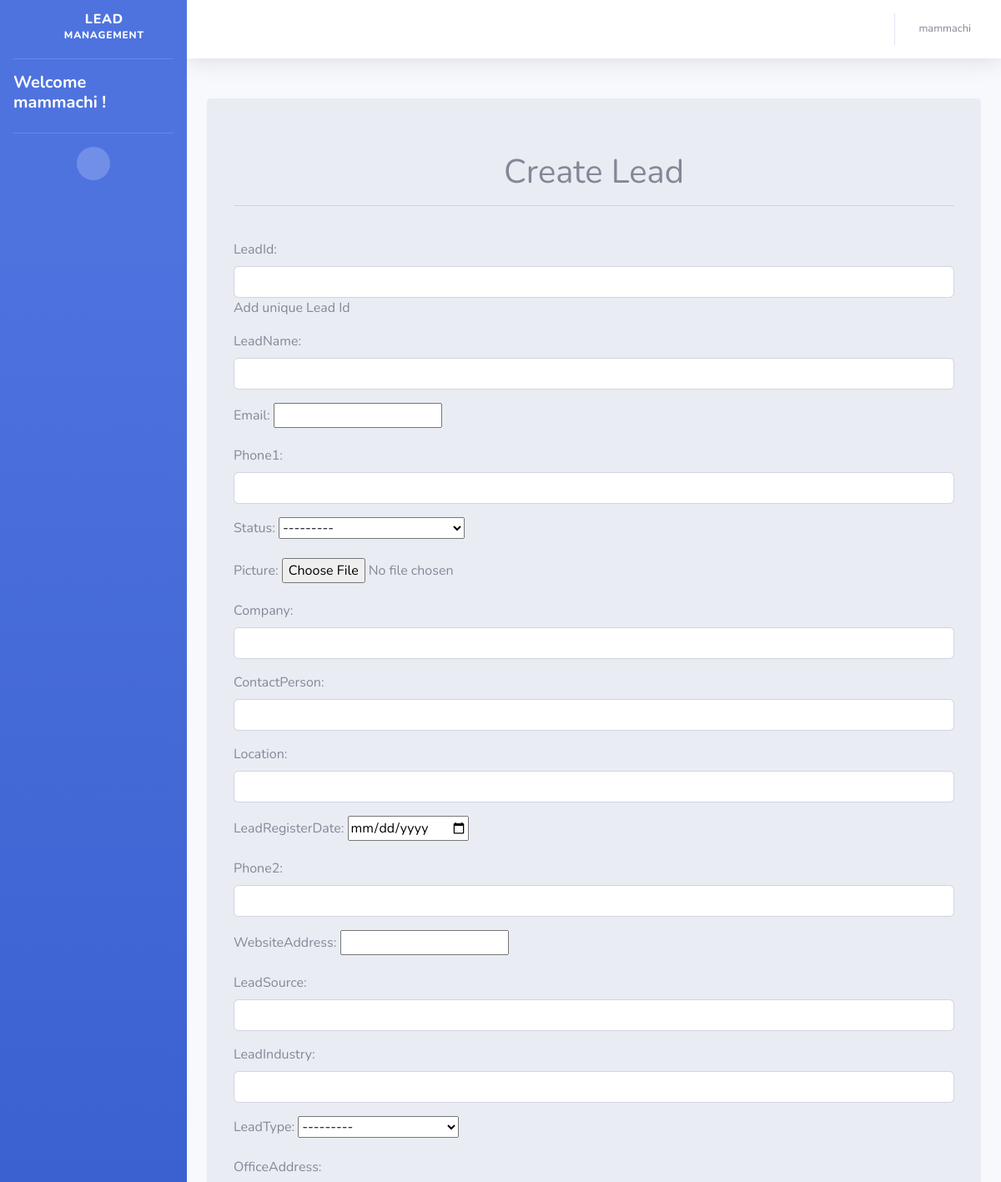
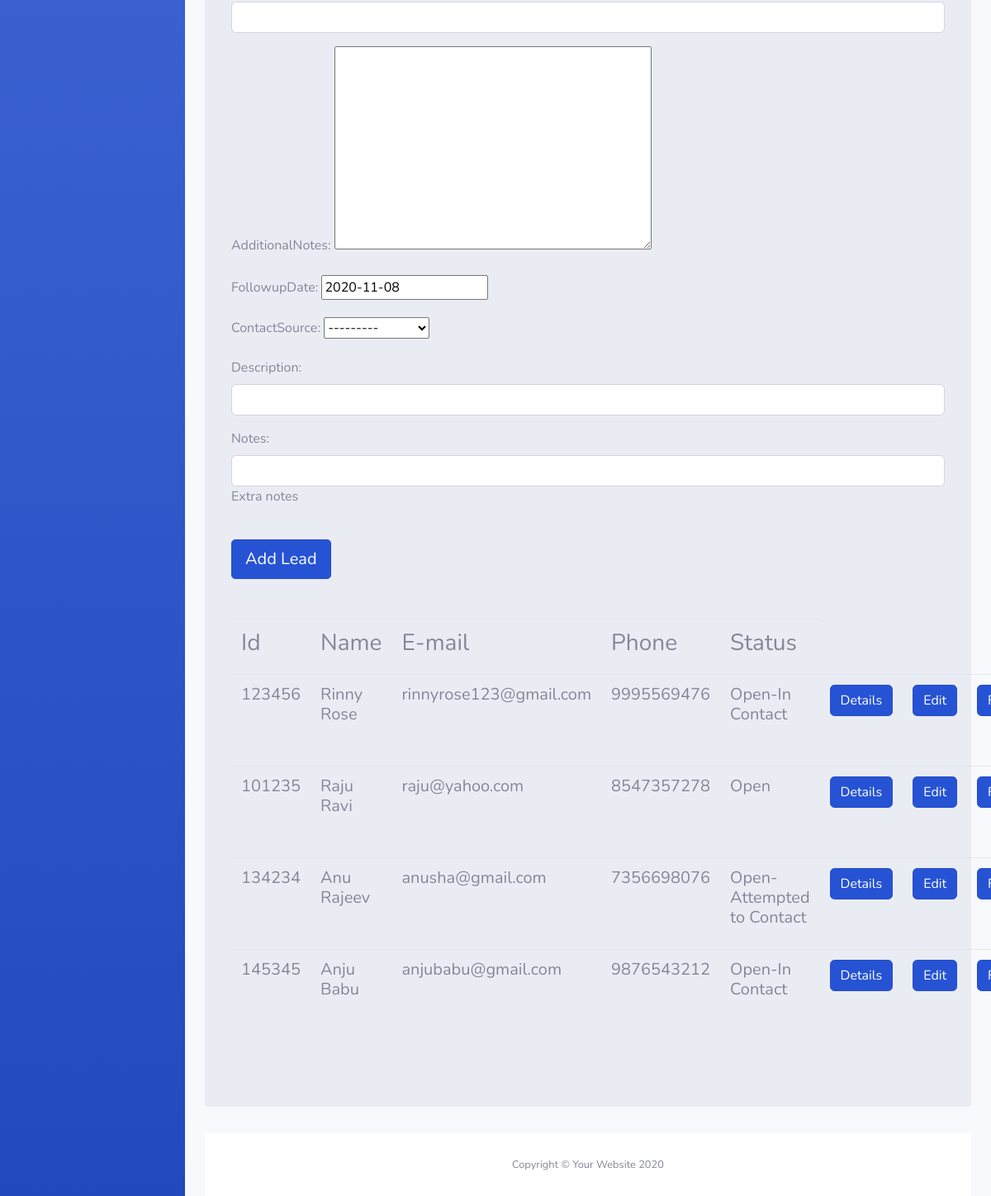
Page /bdo/create (signed in) on the committed database (2 pictures, top to bottom).
### bdoessentials/models.py (models this page shows, shortened)
class Lead(models.Model):
    leadId = models.CharField(max_length=50,unique=True,blank=False,help_text='Add unique Lead Id')
    leadName = models.CharField(max_length=50,blank=False)
    email = models.EmailField(max_length=50,unique=True,blank=False)
    phone1 = models.CharField(max_length=12,unique=True)
    choice = (
        ('Open', 'Open'),
        ('Open-Attempted to Contact', 'Open-Attempted to Contact'),
        ('Open-In Contact', 'Open-In Contact'),
        ('Closed-Succesfully', 'Closed-Succesfully'),
        ('Closed-Not Relevant', 'Closed-Not Relevant')
    )
    status = models.CharField(max_length=30, choices=choice,blank=False)
    picture = models.ImageField(upload_to='images',blank=False)
    company = models.CharField(max_length=100,blank=False)
    contactPerson = models.CharField(max_length=100,blank=False)
    location = models.CharField(max_length=200,blank=False)
    leadRegisterDate = models.DateField(null=True,blank=False)
    phone2 = models.CharField(max_length=12,unique=True)
    websiteAddress = models.URLField(max_length=200,unique=True,blank=False)
    leadSource = models.CharField(max_length=100,blank=False)
    leadIndustry = models.CharField(max_length=100,blank=False)
    leadtype_choice = (
        ('Architecture Consultant', 'Architecture Consultant'),
        ('Client', 'Client')
    )
    leadType = models.CharField(max_length=30, choices=leadtype_choice,blank=False)
    officeAddress = models.CharField(max_length=200,blank=False)
    additionalNotes = models.TextField(max_length=100,blank=False)
    followupDate = models.DateField(default=datetime.date.today(),blank=False)
    contact_choice = (
        ('Phone', 'Phone'),
        ('E-mail', 'E-mail'),
        ('Direct Meeting', 'Direct Meeting')
    )
    contactSource = models.CharField(max_length=30, choices=contact_choice,blank=False)
    description = models.CharField(max_length=200,blank=False)
    notes = models.CharField(max_length=200,blank=False,help_text='Extra notes')

### bdoessentials/views.py (the view)
# urls.py: path('create',createLead,name='createlead'),
@login_required
def createLead(request):
    form=LeadCreateFrm()
    context={}
    context['form']=form
    qs = Lead.objects.all()
    context['leads'] = qs
    if request.method=='POST':
        form=LeadCreateFrm(request.POST,request.FILES)
        if form.is_valid():
            form.save()
            return redirect('createlead')
    return render(request,'bdoessentials/leadreg.html',context)

### bdoessentials/forms.py
class LeadCreateFrm(ModelForm):
    class Meta:
        model=Lead
        fields = '__all__'
        widgets = {
            'leadId': forms.TextInput(attrs={'class': 'form-control'}),
            'leadName': forms.TextInput(attrs={'class': 'form-control'}),
            'phone1': forms.TextInput(attrs={'class': 'form-control'}),
            'company': forms.TextInput(attrs={'class': 'form-control'}),
            'contactPerson': forms.TextInput(attrs={'class': 'form-control'}),
            'location': forms.TextInput(attrs={'class': 'form-control'}),
            'leadRegisterDate': DateInput(),
            'phone2': forms.TextInput(attrs={'class': 'form-control'}),
            'leadSource': forms.TextInput(attrs={'class': 'form-control'}),
            'leadIndustry': forms.TextInput(attrs={'class': 'form-control'}),
            'officeAddress': forms.TextInput(attrs={'class': 'form-control'}),
            'description': forms.TextInput(attrs={'class': 'form-control'}),
            'notes': forms.TextInput(attrs={'class': 'form-control'}),
        }

### bdoessentials/templates/bdoessentials/leadreg.html (shortened to what this page needs)
<!DOCTYPE html>
{% extends "bdoessentials/base.html" %}
{% block body_block %}
<br>
<div class = "jumbotron">
    <h1 align="center">Create Lead</h1>
    <hr>
    <br>
            <form method="post" enctype="multipart/form-data" autocomplete="off">
                {{form.as_p}}
                <br>
                <input type="submit" class="btn btn-primary btn-lg active" value="Add Lead">
            </form>
    <br>
    <br>
    <table class="table" style="width:100%">
        <tr>
            <td><h3>Id</h3></td>
            <td><h3>Name</h3></td>
            <td><h3>E-mail</h3></td>
            <td><h3>Phone</h3></td>
            <td><h3>Status</h3></td>
        </tr>
        {% for lead in leads %}
            <tr>
                <td><h5>{{lead.leadId}}</h5></td>
                <td><h5>{{lead.leadName}}</h5></td>
                <td><h5>{{lead.email}}</h5></td>
                <td><h5>{{lead.phone1}}</h5></td>
                <td><h5>{{lead.status}}</h5></td>
                <td><a href="{%url 'leaddetails' lead.id %}" class="btn btn-primary active">Details</a> </td>
                <td><a href="{%url 'leadedit' lead.id %}" class="btn btn-primary active">Edit</a></td>
                <td><a href="{%url 'followupview' lead.id %}" class="btn btn-primary active">Followup</a></td>
            </tr>
        </div>
        {% endfor %}
</div>
{% endblock %}

### bdoessentials/templates/bdoessentials/base.html (shortened to what this page needs)
    <!DOCTYPE html>
    {% load static %}
    <html lang="en" xmlns="http://www.w3.org/1999/html">
    <head>
        <link href="{%static 'vendor/fontawesome-free/css/all.min.css'%}" rel="stylesheet" type="text/css">
        <link href="{%static 'css/sb-admin-2.min.css'%}" rel="stylesheet">
    </head>
    <body id="page-top">
    <div id="wrapper">
        <ul class="navbar-nav bg-gradient-primary sidebar sidebar-dark accordion" id="accordionSidebar">
            <a class="sidebar-brand d-flex align-items-center justify-content-center" href="#">
                <div class="sidebar-brand-icon rotate-n-15">
            <i class="fas fa-address-card"></i>
                </div>
                <div class="sidebar-brand-text mx-3">Lead <sup>Management</sup></div>
            </a>
            <hr class="sidebar-divider my-0">
            <li class="nav-item active">
                <a class="nav-link" href="index.html">
                    <h5><strong>Welcome {{user}} !</strong></h5></a>
            </li>
            <hr class="sidebar-divider">
            <div class="text-center d-none d-md-inline">
                <button class="rounded-circle border-0" id="sidebarToggle"></button>
            </div>
        </ul>
        <div id="content-wrapper" class="d-flex flex-column">
            <div id="content">
                <nav class="navbar navbar-expand navbar-light bg-white topbar mb-4 static-top shadow">
                    <ul class="navbar-nav ml-auto">
                        <li class="nav-item dropdown no-arrow">
                            <a class="nav-link dropdown-toggle" href="#" id="userDropdown" role="button"
                               data-toggle="dropdown" aria-haspopup="true" aria-expanded="false">
                                <span class="mr-2 d-none d-lg-inline text-gray-600 small">{{user}}</span>
                            </a>
                        </li>
                    </ul>
                </nav>
                <div class="container-fluid">
                    {% block body_block %}
                    {% endblock %}
            <footer class="sticky-footer bg-white">
                <div class="container my-auto">
                    <div class="copyright text-center my-auto">
                        <span>Copyright &copy; Your Website 2020</span>
                    </div>
                </div>
            </footer>
    </body>
    </html>

### rows in the picture
Lead: leadId "123456", leadName "Rinny Rose", email "rinnyrose123@gmail.com", phone1 "9995569476", status "Open-In Contact"
Lead: leadId "101235", leadName "Raju Ravi", email "raju@yahoo.com", phone1 "8547357278", status "Open"
Lead: leadId "134234", leadName "Anu Rajeev", email "anusha@gmail.com", phone1 "7356698076", status "Open-Attempted to Contact"
Lead: leadId "145345", leadName "Anju Babu", email "anjubabu@gmail.com", phone1 "9876543212", status "Open-In Contact"

### other values in the picture
{{ user }} "mammachi"
